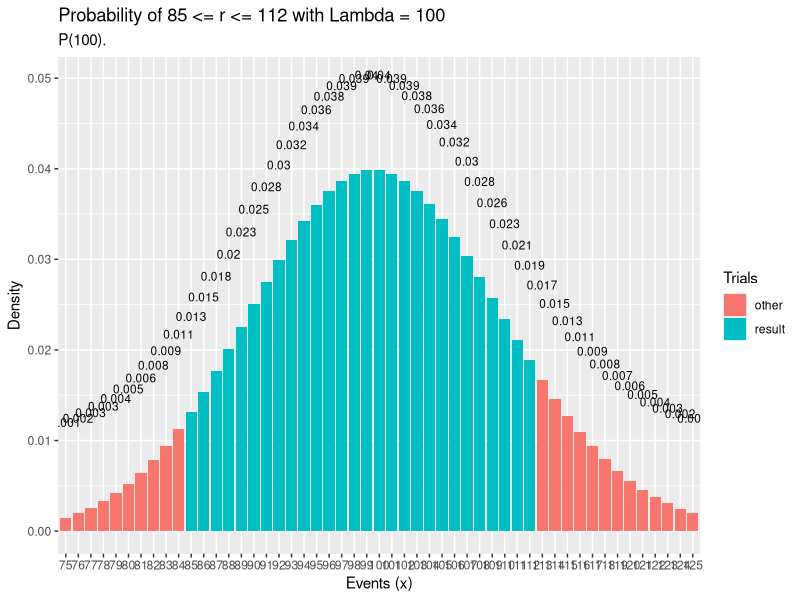

Reproduce this figure in R.
ipak <- function(pkg){
  new.pkg <- pkg[!(pkg %in% installed.packages()[, "Package"])]
  if (length(new.pkg)) 
    install.packages(new.pkg, dependencies = TRUE)
  sapply(pkg, require, character.only = TRUE)
}

packages <- c("dplyr", "ggplot2")
ipak(packages)

## cantidad de polvo en la atmósfera se distribuye según una ley de Poisson con 0,1 partículas por mm3

# a) probabilidad de que al examinar un cm3 de aire se encuentre entre 85 y 112 partículas de polvo inclusive P(85 <= X <= 112)
lambda <- 0.1 * 1000
x1 <- 85
x2 <- 112
result <- ppois(x2, lambda, lower.tail = TRUE) - ppois(x1, lambda, lower.tail = TRUE)

events <- 75:125
df <- data.frame(events, density = dpois(x = events, lambda)) %>%
  mutate(Trials = ifelse((events >= x1 & events <= x2), "result", "other")) 
ggplot(df, aes(x = factor(events), y = dpois(x = events, lambda), fill = Trials)) +
  geom_col() +
  geom_text(
    aes(label = round(density,3), y = density + 0.01),
    position = position_dodge(0.9),
    size = 3,
    vjust = 0
  ) +
  labs(title = "Probability of 85 <= r <= 112 with Lambda = 100",
       subtitle = "P(100).",
       x = "Events (x)",
       y = "Density")

